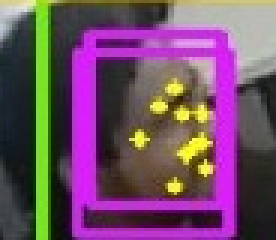
#> input picture debug_cctv/black_shirt_guy.jpg, 92 x 80 px (shown 3 times larger)
$ python -i face_embedder.py   (imports and definitions only)   (older library calls are emulated)
#> lines starting #> are read from the running program, lines starting #| are printed output that depends on the picture
import hashlib
import os
from typing import List, Optional, Tuple
import cv2
import numpy as np
from app.core.config import settings
from app.core.logging import logger

try:
    import onnxruntime as ort
except ImportError:
    ort = None


class FaceEmbedder:
    """
    ArcFace / InsightFace face embedding extraction engine and quality assessor.
    Extracts L2-normalized 512-dimensional feature vectors.
    """

    # Canonical ArcFace 112x112 5-point landmark template (left eye, right eye, nose, mouth left, mouth right)
    ARCFACE_REF_PTS = np.array([
        [38.2946, 51.6963],
        [73.5318, 51.5014],
        [56.0252, 71.7366],
        [41.5493, 92.3655],
        [70.7299, 92.2041],
    ], dtype=np.float32)

    def __init__(
        self,
        model_path: Optional[str] = None,
        min_size: Optional[int] = None,
        min_confidence: Optional[float] = None,
        blur_threshold: Optional[float] = None,
        max_yaw: Optional[float] = None,
        max_pitch: Optional[float] = None,
        max_roll: Optional[float] = None,
        min_eye_dist: Optional[float] = None,
        min_illumination: Optional[float] = None,
        max_illumination: Optional[float] = None,
    ):
        self.model_path = model_path or settings.ARCFACE_MODEL_PATH
        self.min_size = min_size if min_size is not None else settings.FACE_MIN_SIZE
        self.min_confidence = (
            min_confidence if min_confidence is not None else settings.FACE_MIN_CONFIDENCE
        )
        self.blur_threshold = (
            blur_threshold if blur_threshold is not None else settings.FACE_BLUR_THRESHOLD
        )
        self.max_yaw = max_yaw if max_yaw is not None else getattr(settings, "FACE_MAX_YAW", 45.0)
        self.max_pitch = max_pitch if max_pitch is not None else getattr(settings, "FACE_MAX_PITCH", 40.0)
        self.max_roll = max_roll if max_roll is not None else getattr(settings, "FACE_MAX_ROLL", 40.0)
        self.min_eye_dist = min_eye_dist if min_eye_dist is not None else getattr(settings, "FACE_MIN_EYE_DIST", 4.0)
        self.min_illumination = min_illumination if min_illumination is not None else getattr(settings, "FACE_MIN_ILLUMINATION", 18.0)
        self.max_illumination = max_illumination if max_illumination is not None else getattr(settings, "FACE_MAX_ILLUMINATION", 245.0)

        self.session = None
        self.input_name = None
        self.output_name = None
        self._init_session()

    # [363 lines left out: functions _init_session, estimate_head_pose, is_face_reliable, extract_embedding, detect_and_crop_face, validate_enrollment_quality and 3 more, not called in this run]

>>> import cv2
>>> picture = cv2.imread('../../debug_cctv/black_shirt_guy.jpg', cv2.IMREAD_GRAYSCALE)
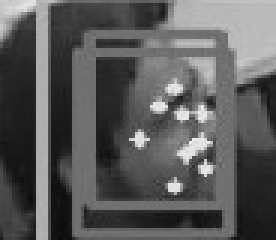
#> picture: shape (80, 92) (shown 3 times larger); min 10, max 236, mean 91
#> (the run stopped early here; a loop or call above may not have finished)

$ run again, on debug_cctv/cam201_current.jpg
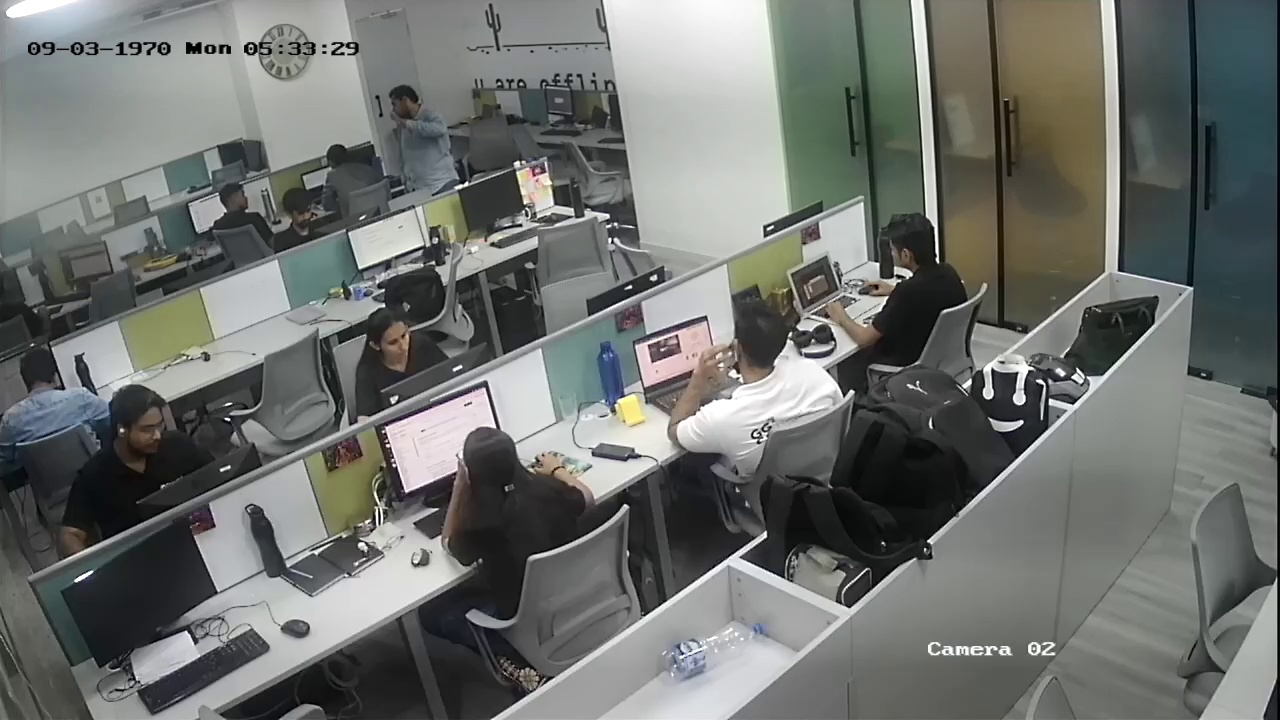
#> input picture debug_cctv/cam201_current.jpg, 1280 x 720 px
#> `picture = cv2.imread('../../debug_cctv/black_shirt_guy.jpg', cv2.IMREA..`:
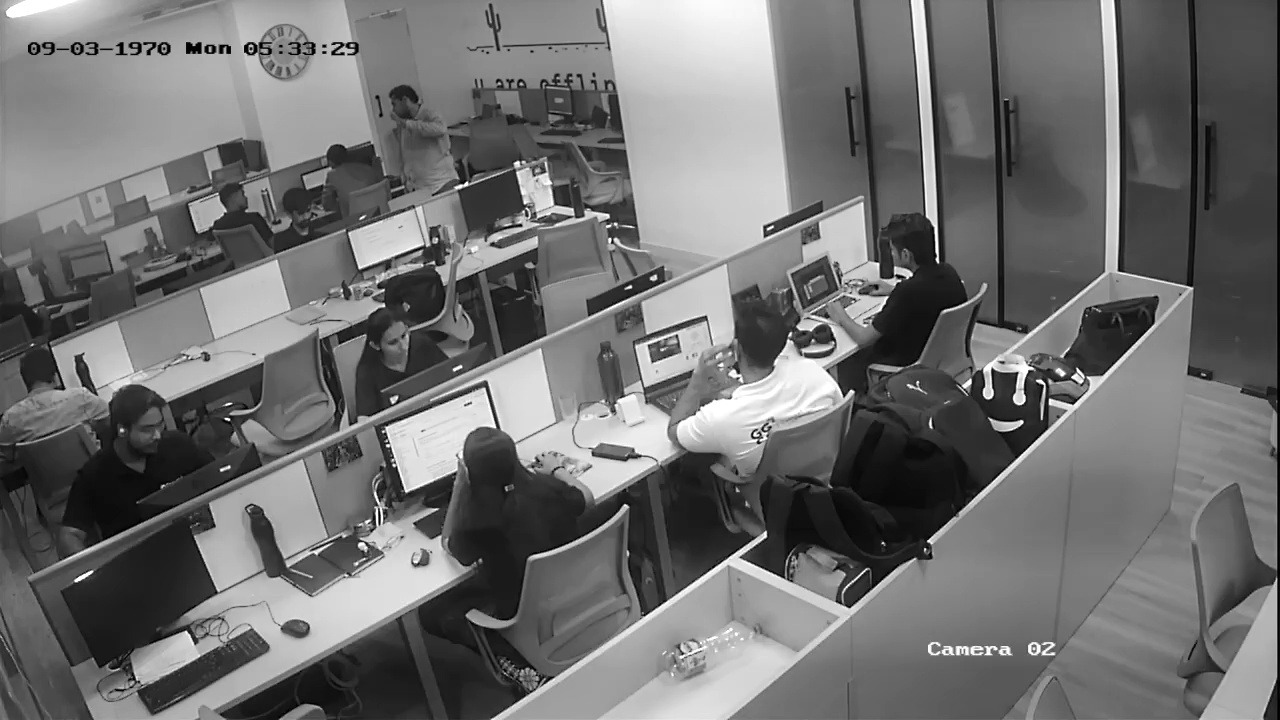
#> picture: shape (720, 1280); min 0, max 255, mean 111.9

$ run again, on debug_cctv/person3_crop.jpg
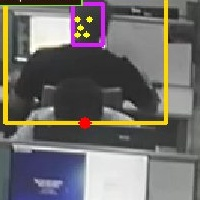
#> input picture debug_cctv/person3_crop.jpg, 200 x 200 px
#> `picture = cv2.imread('../../debug_cctv/black_shirt_guy.jpg', cv2.IMREA..`:
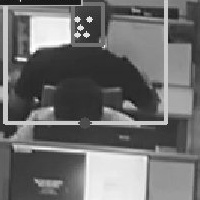
#> picture: shape (200, 200); min 13, max 255, mean 110.7
